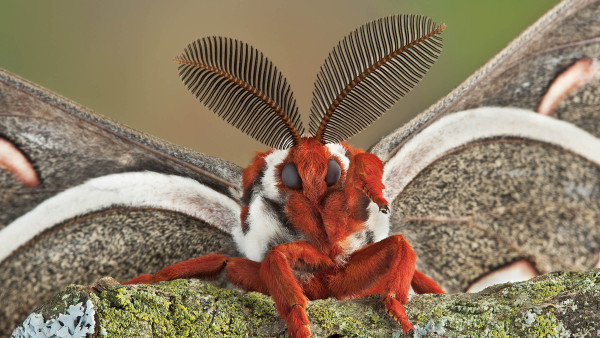
%> input picture DIP_DSP/pic_test/1.jpg, 600 x 338 px
$ octave jpg2bmp2dat.m   (GNU Octave 9; MATLAB toolbox functions it lacks are replaced by stand-ins)
%> lines starting %> are read from the running program, lines starting %| are printed output that depends on the picture
clear
clc
I=imread('1.jpg');
%> I is the input picture: size 338x600x3 uint8; mean R, G, B 139.5, 121.3, 97.9
I=rgb2gray(I);
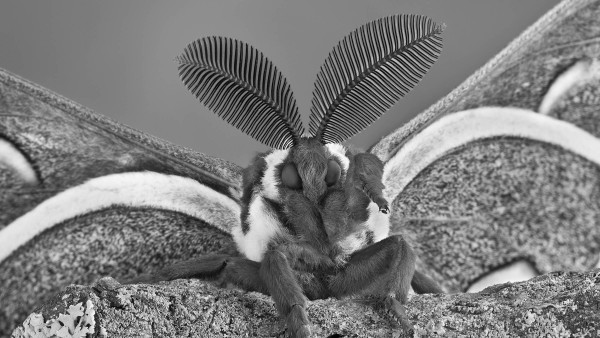
%> I: size 338x600 uint8; min 2, max 251, mean 124.1
I=imresize(I,[100,100]);
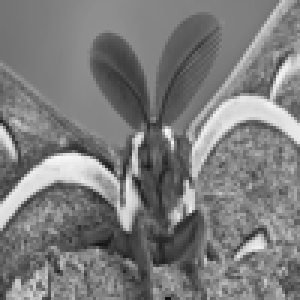
%> I: size 100x100 uint8 (shown 3 times larger); min 19, max 250, mean 124.1
[s1,s2]=size(I);
%> s1 = 100; s2 = 100
Num=s1*s2/4;
%> Num = 2500
fid=fopen('img.dat','w');
fprintf(fid,'1651 1 80000000 0 %X\n',s1*s2/4);
for i=1:4:(s1*s2-3)
    fprintf(fid,'0X% 02X% 02X% 02X% 02X\n',double(I(i+3:-1:i)));
end
fclose(fid);
